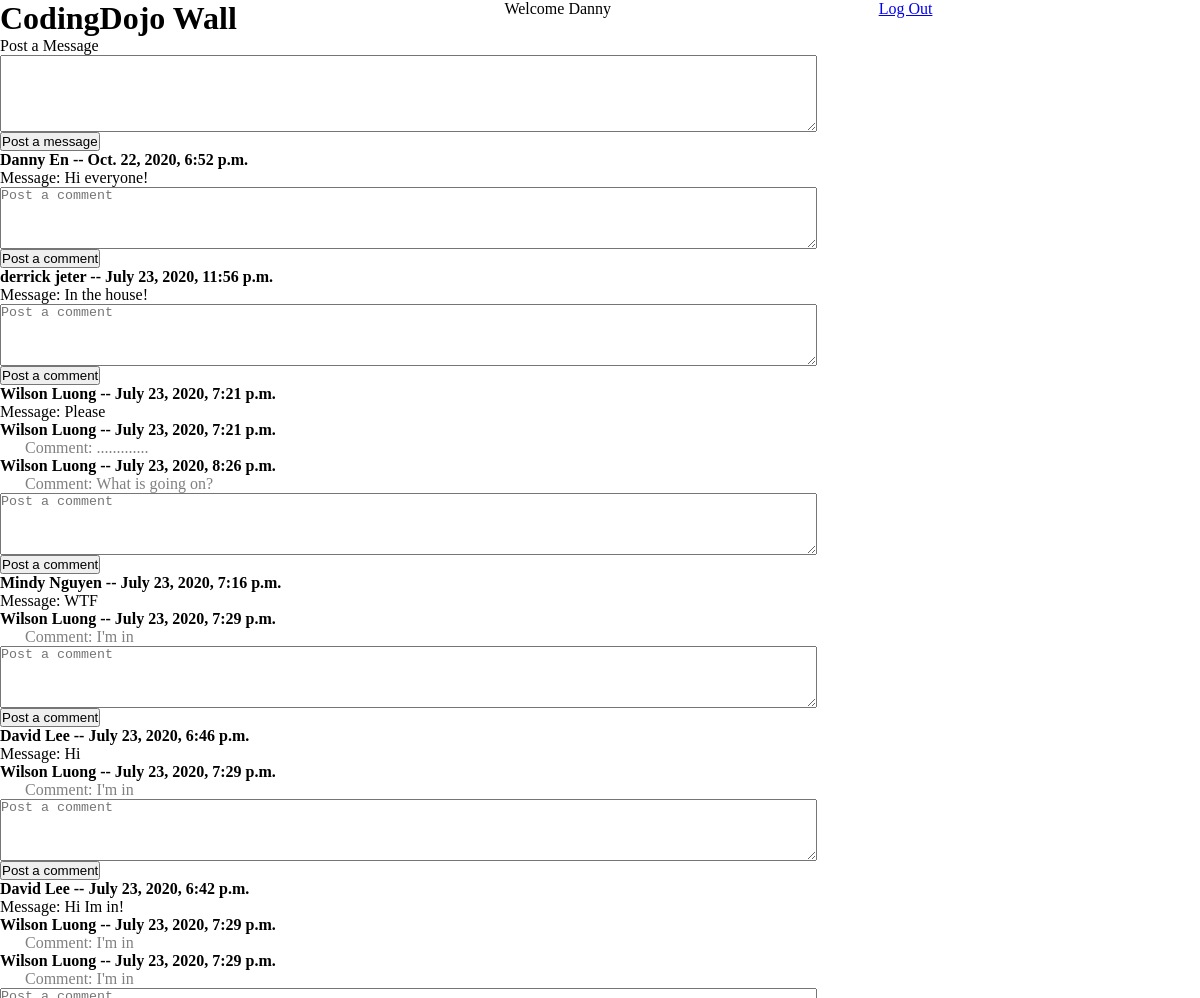
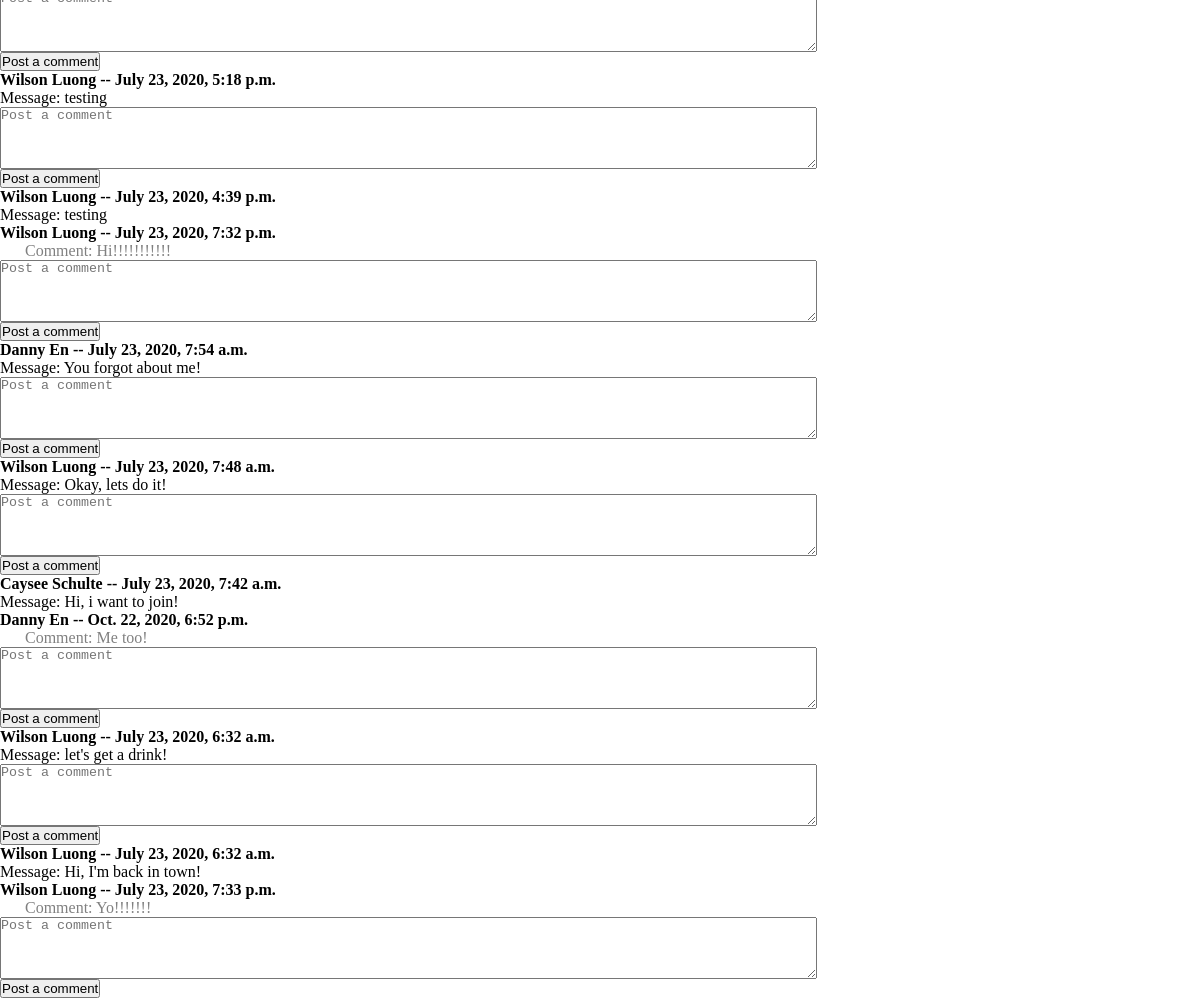
Page /profile (signed in) on the committed database (2 pictures, top to bottom).
### login_app/models.py (models this page shows)
class User(models.Model):
    first_name = models.CharField(max_length=45)
    last_name = models.CharField(max_length=45)
    email = models.CharField(max_length=45)
    password = models.CharField(max_length=45)
    created_at = models.DateTimeField(auto_now_add=True)
    updated_at = models.DateTimeField(auto_now=True)
    objects = userManager()

class Message(models.Model):
    user = models.ForeignKey(User, related_name="messages", on_delete = models.CASCADE)
    message = models.TextField()
    created_at = models.DateTimeField(auto_now_add=True)
    updated_at = models.DateTimeField(auto_now=True)

class Comment(models.Model):
    user = models.ForeignKey(User, related_name="comments", on_delete = models.CASCADE)
    message = models.ForeignKey(Message, related_name="comments", on_delete = models.CASCADE)
    comment = models.TextField()
    created_at = models.DateTimeField(auto_now_add=True)
    updated_at = models.DateTimeField(auto_now=True)

### login_app/views.py (the view)
# urls.py: path('profile', views.profile),
def profile(request):
    print('*'*100)
    print('on the profile page...')
    if "uid" not in request.session:
        return redirect("/")
    context = {
        "messages": Message.objects.all(),
        "comments": Comment.objects.all(),
    }
    return render(request, 'profile.html', context)

### login_app/templates/profile.html (shortened to what this page needs)
<!DOCTYPE html>
<html lang="en">
<head>
    {% load static %}
    <link rel="stylesheet" href="{% static 'css/style.css' %}">
</head>
<body>
    <div class="container">
        <div class="header">
            <h1>CodingDojo Wall</h1>
            <p>Welcome {{ request.session.first_name }}</p>
            <a href="/logout">Log Out</a></P>
        </div>
        <div class="post">
            <form action="/post_message" method="POST">
                <label for="post_message">Post a Message</label>
                <textarea name="post_message" rows="5" cols="100"></textarea>
                <button type="submit">Post a message</button>
            </form>
        </div>
        <div class="the_wall">
            {% for message in messages reversed %}
            <div class="user_message">
                <h4>{{ message.user.first_name }} {{ message.user.last_name }} -- {{ message.created_at }}</h4>
                <p>Message: {{ message.message }}</p>
            </div>
            <div class="user_comments">
                {% for comment in message.comments.all %}
                    <h4>{{ comment.user.first_name }} {{ comment.user.last_name }} -- {{ comment.created_at }}</h4>
                    <p id="comments">Comment: {{ comment.comment }}</p>
                {% endfor %}
            </div>
            <div class="user_comment">
                <form action="/post_comment/{{ message.id }}" method="POST">
                    <textarea name="post_comment" rows="4" cols="100" placeholder="Post a comment"></textarea>
                    <button type="submit">Post a comment</button>
                </form>
            </div>
            {% endfor %}
        </div>
    </div>
</body>
</html>

### login_app/static/css/style.css (style rules this page uses)
* { padding: 0; margin: 0; box-sizing: border-box; }
.header { display: flex; justify-content: space-between; }
label, textarea { display: block; }
#comments { color: gray; text-indent: 25px; }

### rows in the picture
User: session.first_name "Danny"
Message: user.first_name "Danny", user.last_name "En", created_at "Oct. 22, 2020, 6:52 p.m.", message "Hi everyone!"
Message: user.first_name "derrick", user.last_name "jeter", created_at "July 23, 2020, 11:56 p.m.", message "In the house!"
Message: user.first_name "Wilson", user.last_name "Luong", created_at "July 23, 2020, 7:21 p.m.", message "Please"
Comment: user.first_name "Wilson", user.last_name "Luong", created_at "July 23, 2020, 7:21 p.m.", comment "............."
Comment: user.first_name "Wilson", user.last_name "Luong", created_at "July 23, 2020, 8:26 p.m.", comment "What is going on?"
Message: user.first_name "Mindy", user.last_name "Nguyen", created_at "July 23, 2020, 7:16 p.m.", message "WTF"
Comment: user.first_name "Wilson", user.last_name "Luong", created_at "July 23, 2020, 7:29 p.m.", comment "I'm in"
Message: user.first_name "David", user.last_name "Lee", created_at "July 23, 2020, 6:46 p.m.", message "Hi"
Comment: user.first_name "Wilson", user.last_name "Luong", created_at "July 23, 2020, 7:29 p.m.", comment "I'm in"
Message: user.first_name "David", user.last_name "Lee", created_at "July 23, 2020, 6:42 p.m.", message "Hi Im in!"
Comment: user.first_name "Wilson", user.last_name "Luong", created_at "July 23, 2020, 7:29 p.m.", comment "I'm in"
Comment: user.first_name "Wilson", user.last_name "Luong", created_at "July 23, 2020, 7:29 p.m.", comment "I'm in"
Message: user.first_name "Wilson", user.last_name "Luong", created_at "July 23, 2020, 5:18 p.m.", message "testing"
Message: user.first_name "Wilson", user.last_name "Luong", created_at "July 23, 2020, 4:39 p.m.", message "testing"
Comment: user.first_name "Wilson", user.last_name "Luong", created_at "July 23, 2020, 7:32 p.m.", comment "Hi!!!!!!!!!!!"
Message: user.first_name "Danny", user.last_name "En", created_at "July 23, 2020, 7:54 a.m.", message "You forgot about me!"
Message: user.first_name "Wilson", user.last_name "Luong", created_at "July 23, 2020, 7:48 a.m.", message "Okay, lets do it!"
Message: user.first_name "Caysee", user.last_name "Schulte", created_at "July 23, 2020, 7:42 a.m.", message "Hi, i want to join!"
Comment: user.first_name "Danny", user.last_name "En", created_at "Oct. 22, 2020, 6:52 p.m.", comment "Me too!"
Message: user.first_name "Wilson", user.last_name "Luong", created_at "July 23, 2020, 6:32 a.m.", message "let's get a drink!"
Message: user.first_name "Wilson", user.last_name "Luong", created_at "July 23, 2020, 6:32 a.m.", message "Hi, I'm back in town!"
Comment: user.first_name "Wilson", user.last_name "Luong", created_at "July 23, 2020, 7:33 p.m.", comment "Yo!!!!!!!"
